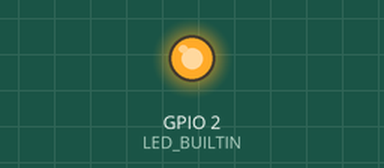
This sketch was run on a simulated ESP32. Parts: output pins drawn as LEDs (lit = HIGH). WiFi joins after 1.5 s; servers stay silent unless stated; random numbers use the default seed unless the sketch sets one; no MQTT or app messages arrive unless stated; what the sketch prints to the serial monitor is not drawn.

Above: at 1.61 s.
At 3.1 s:
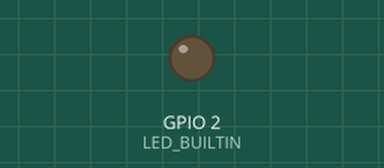
Timing chart, 0 to 8.7 s (numbered marks = the images above):
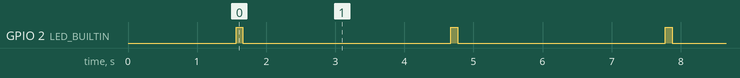

The sketch:

codigo-fonte.ino
```cpp
#include <WiFi.h>
#include <PubSubClient.h>
#include <ArduinoJson.h>

// Definições de pinos
#define LED_BUILTIN 2   // LED onboard

// Configurações Wi-Fi
const char* ssid = "Carlos HC";
const char* password = "969141242";

// Configurações MQTT
const char* mqtt_server = "192.168.15.93";
const int mqtt_port = 1883;
const char* mqtt_user = "lince";
const char* mqtt_password = "linceglobal";
const char* mqtt_topic = "sensor/control";

// Identificadores
const char* ID = "561187";
const char* moduleID = "SM_ESP32";

// Objetos
WiFiClient espClient;
PubSubClient client(espClient);
JsonDocument doc;
char buffer[256];

// Variáveis
float temperaturaLocal;
float umidadeLocal;

void setup_wifi() {
  delay(10);
  Serial.println();
  Serial.print("Conectando a ");
  Serial.println(ssid);

  WiFi.begin(ssid, password);

  while (WiFi.status() != WL_CONNECTED) {
    delay(500);
    Serial.print(".");
  }

  Serial.println("");
  Serial.println("WiFi conectado");
  Serial.println("IP: ");
  Serial.println(WiFi.localIP());
}

void reconnect() {
  while (!client.connected()) {
    Serial.print("Conectando ao MQTT...");
    if (client.connect(moduleID, mqtt_user, mqtt_password)) {
      Serial.println("conectado");
    } else {
      Serial.print("falhou, rc=");
      Serial.print(client.state());
      Serial.println(" tentando novamente em 5 segundos");
      delay(5000);
    }
  }
}

// Simulação de temperatura (entre 20°C e 38°C)
float simularTemperatura() {
  return random(2000, 3800) / 100.0;
}

// Simulação de umidade (entre 30% e 90%)
float simularUmidade() {
  return random(3000, 9000) / 100.0;
}

void setup() {
  pinMode(LED_BUILTIN, OUTPUT);
  Serial.begin(115200);

  setup_wifi();

  client.setServer(mqtt_server, mqtt_port);
  }

void loop() {
  if (!client.connected()) {
    reconnect();
  }
  client.loop();

  // Leitura dos sensores
  temperaturaLocal = simularTemperatura();
  umidadeLocal = simularUmidade();

  // Limpa o documento JSON
  doc.clear();

  // Monta o JSON
  doc["ID"] = ID;
  doc["Sensor"] = moduleID;
  doc["IP"] = WiFi.localIP().toString();
  doc["MAC"] = WiFi.macAddress();

  if (!isnan(temperaturaLocal) && !isnan(umidadeLocal)) {
    doc["Temperatura"] = temperaturaLocal;
    doc["Umidade"] = umidadeLocal;
  } else {
    doc["Temperatura"] = "Erro";
    doc["Umidade"] = "Erro";
  }

  // Serializa o JSON
  serializeJson(doc, buffer);

  // Publica no MQTT
  client.publish(mqtt_topic, buffer);

  // Feedback visual
  digitalWrite(LED_BUILTIN, HIGH);
  delay(100);
  digitalWrite(LED_BUILTIN, LOW);

  Serial.println(buffer);
  delay(3000);
} 
```

Measured:
- by itself, GPIO 2 (LED_BUILTIN): alternates HIGH for 0.10 s and LOW for 3.0 s
